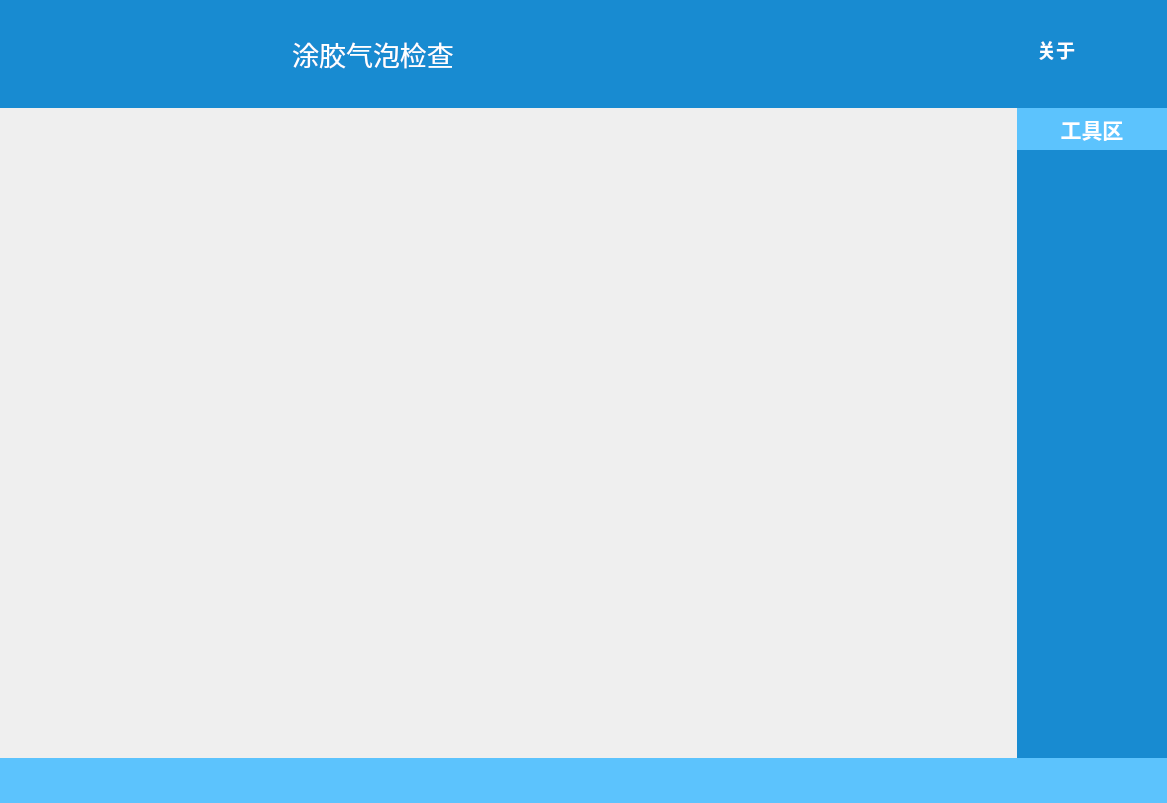
<?xml version="1.0" encoding="UTF-8"?>
<ui version="4.0">
 <class>MainStation_lunzhuan</class>
 <widget class="QWidget" name="MainStation_lunzhuan">
  <property name="geometry">
   <rect>
    <x>0</x>
    <y>0</y>
    <width>1167</width>
    <height>803</height>
   </rect>
  </property>
  <property name="sizePolicy">
   <sizepolicy hsizetype="Ignored" vsizetype="Ignored">
    <horstretch>0</horstretch>
    <verstretch>0</verstretch>
   </sizepolicy>
  </property>
  <property name="minimumSize">
   <size>
    <width>0</width>
    <height>0</height>
   </size>
  </property>
  <property name="windowTitle">
   <string>Form</string>
  </property>
  <layout class="QHBoxLayout" name="horizontalLayout_3">
   <property name="spacing">
    <number>0</number>
   </property>
   <property name="sizeConstraint">
    <enum>QLayout::SetDefaultConstraint</enum>
   </property>
   <property name="margin">
    <number>0</number>
   </property>
   <item>
    <widget class="QWidget" name="widget_2" native="true">
     <layout class="QVBoxLayout" name="verticalLayout">
      <property name="spacing">
       <number>0</number>
      </property>
      <property name="margin">
       <number>0</number>
      </property>
      <item>
       <widget class="QWidget" name="widget_top" native="true">
        <property name="styleSheet">
         <string notr="true">QWidget#widget_top
{background-color:#188bd1;}</string>
        </property>
        <layout class="QHBoxLayout" name="horizontalLayout_4">
         <item>
          <widget class="QWidget" name="widget_company" native="true">
           <property name="sizePolicy">
            <sizepolicy hsizetype="Minimum" vsizetype="Minimum">
             <horstretch>0</horstretch>
             <verstretch>0</verstretch>
            </sizepolicy>
           </property>
           <property name="minimumSize">
            <size>
             <width>80</width>
             <height>80</height>
            </size>
           </property>
           <property name="maximumSize">
            <size>
             <width>230</width>
             <height>200</height>
            </size>
           </property>
           <property name="styleSheet">
            <string notr="true"/>
           </property>
           <layout class="QHBoxLayout" name="horizontalLayout">
            <item>
             <widget class="QLabel" name="label_3">
              <property name="minimumSize">
               <size>
                <width>190</width>
                <height>0</height>
               </size>
              </property>
              <property name="styleSheet">
               <string notr="true">background-color:transparent;border:0px;

border-image: url(res/福万达.png);</string>
              </property>
              <property name="text">
               <string/>
              </property>
             </widget>
            </item>
           </layout>
          </widget>
         </item>
         <item>
          <widget class="QLabel" name="label_2">
           <property name="minimumSize">
            <size>
             <width>300</width>
             <height>0</height>
            </size>
           </property>
           <property name="font">
            <font>
             <family>华文中宋</family>
             <pointsize>20</pointsize>
            </font>
           </property>
           <property name="styleSheet">
            <string notr="true">color: rgb(255, 255, 255);</string>
           </property>
           <property name="text">
            <string>涂胶气泡检查</string>
           </property>
           <property name="alignment">
            <set>Qt::AlignCenter</set>
           </property>
          </widget>
         </item>
         <item>
          <widget class="QWidget" name="widget_5" native="true">
           <layout class="QHBoxLayout" name="horizontalLayout_2">
            <property name="spacing">
             <number>50</number>
            </property>
            <property name="margin">
             <number>0</number>
            </property>
            <item>
             <widget class="QPushButton" name="pbt_realtime">
              <property name="minimumSize">
               <size>
                <width>80</width>
                <height>90</height>
               </size>
              </property>
              <property name="maximumSize">
               <size>
                <width>80</width>
                <height>90</height>
               </size>
              </property>
              <property name="styleSheet">
               <string notr="true">QPushButton#pbt_realtime
{background-color:transparent;border:0px;
border-image: url(res/主界面.png)
}


QPushButton:hover#pbt_realtime
 {background-color:transparent;border:0px;
background-color:lightBlue ;
}

QPushButton:checked#pbt_realtime
 { 
background-color:lightBlue;border:0px;
border-image: url(res/mainpage_normal.png)

}

 
</string>
              </property>
              <property name="text">
               <string/>
              </property>
              <property name="checkable">
               <bool>true</bool>
              </property>
             </widget>
            </item>
            <item>
             <widget class="QPushButton" name="pbt_paramset">
              <property name="minimumSize">
               <size>
                <width>80</width>
                <height>90</height>
               </size>
              </property>
              <property name="maximumSize">
               <size>
                <width>80</width>
                <height>90</height>
               </size>
              </property>
              <property name="styleSheet">
               <string notr="true">QPushButton#pbt_paramset
{background-color:transparent;border:0px;
border-image: url(res/参数设置.png);
}


QPushButton:hover#pbt_paramset
 {background-color:transparent;border:0px;
background-color:lightBlue;
}

QPushButton:checked#pbt_paramset
 { 
background-color:lightBlue;border:0px;
border-image: url(res/参数设置.png);

}

 
</string>
              </property>
              <property name="text">
               <string/>
              </property>
              <property name="checkable">
               <bool>true</bool>
              </property>
             </widget>
            </item>
            <item>
             <widget class="QPushButton" name="pbt_logview">
              <property name="minimumSize">
               <size>
                <width>80</width>
                <height>90</height>
               </size>
              </property>
              <property name="maximumSize">
               <size>
                <width>80</width>
                <height>90</height>
               </size>
              </property>
              <property name="styleSheet">
               <string notr="true">QPushButton#pbt_logview
{background-color:transparent;border:0px;
border-image: url(res/日志记录.png);
}


QPushButton:hover#pbt_logview
 {background-color:transparent;border:0px;
background-color:lightBlue;
}

QPushButton:checked#pbt_logview
 { 
background-color:lightBlue;border:0px;
border-image: url(res/日志记录.png);
}

 
</string>
              </property>
              <property name="text">
               <string/>
              </property>
              <property name="checkable">
               <bool>true</bool>
              </property>
             </widget>
            </item>
           </layout>
          </widget>
         </item>
         <item>
          <spacer name="horizontalSpacer">
           <property name="orientation">
            <enum>Qt::Horizontal</enum>
           </property>
           <property name="sizeHint" stdset="0">
            <size>
             <width>40</width>
             <height>20</height>
            </size>
           </property>
          </spacer>
         </item>
         <item>
          <widget class="QWidget" name="widget" native="true">
           <layout class="QVBoxLayout" name="verticalLayout_5">
            <property name="leftMargin">
             <number>9</number>
            </property>
            <property name="topMargin">
             <number>0</number>
            </property>
            <property name="rightMargin">
             <number>0</number>
            </property>
            <item>
             <widget class="QWidget" name="widget_6" native="true">
              <property name="sizePolicy">
               <sizepolicy hsizetype="Fixed" vsizetype="Fixed">
                <horstretch>0</horstretch>
                <verstretch>0</verstretch>
               </sizepolicy>
              </property>
              <property name="minimumSize">
               <size>
                <width>0</width>
                <height>0</height>
               </size>
              </property>
              <property name="layoutDirection">
               <enum>Qt::LeftToRight</enum>
              </property>
              <layout class="QHBoxLayout" name="horizontalLayout_5">
               <property name="margin">
                <number>0</number>
               </property>
               <item>
                <widget class="QPushButton" name="ptb_help">
                 <property name="minimumSize">
                  <size>
                   <width>40</width>
                   <height>30</height>
                  </size>
                 </property>
                 <property name="maximumSize">
                  <size>
                   <width>40</width>
                   <height>30</height>
                  </size>
                 </property>
                 <property name="font">
                  <font>
                   <family>SimSun-ExtB</family>
                   <pointsize>14</pointsize>
                   <weight>75</weight>
                   <bold>true</bold>
                  </font>
                 </property>
                 <property name="toolTip">
                  <string>帮助</string>
                 </property>
                 <property name="styleSheet">
                  <string notr="true">QPushButton#ptb_help
{background-color:transparent;border:0px;
color: rgb(255, 255, 255);

}


QPushButton:hover#ptb_help
 {background-color:transparent;border:0px;
background-color:lightBlue;
}

QPushButton:checked#ptb_help
 { 
background-color:lightBlue;border:0px;

}
 
</string>
                 </property>
                 <property name="text">
                  <string>关于</string>
                 </property>
                 <property name="checkable">
                  <bool>false</bool>
                 </property>
                </widget>
               </item>
               <item>
                <widget class="QPushButton" name="pbt_minimize">
                 <property name="minimumSize">
                  <size>
                   <width>35</width>
                   <height>35</height>
                  </size>
                 </property>
                 <property name="maximumSize">
                  <size>
                   <width>35</width>
                   <height>35</height>
                  </size>
                 </property>
                 <property name="toolTip">
                  <string>最小化</string>
                 </property>
                 <property name="styleSheet">
                  <string notr="true">QPushButton#pbt_minimize
{background-color:transparent;border:0px;
border-image: url(res/最小化.png)
}


QPushButton:hover#pbt_minimize
 {background-color:transparent;border:0px;
background-color:lightBlue;
}

QPushButton:checked#pbt_minimize
 { 
background-color:lightBlue;border:0px;
border-image: url(res/最小化.png)

}

 
</string>
                 </property>
                 <property name="text">
                  <string/>
                 </property>
                 <property name="checkable">
                  <bool>false</bool>
                 </property>
                </widget>
               </item>
               <item>
                <widget class="QPushButton" name="pbt_quit">
                 <property name="minimumSize">
                  <size>
                   <width>35</width>
                   <height>35</height>
                  </size>
                 </property>
                 <property name="maximumSize">
                  <size>
                   <width>35</width>
                   <height>35</height>
                  </size>
                 </property>
                 <property name="toolTip">
                  <string>关闭</string>
                 </property>
                 <property name="styleSheet">
                  <string notr="true">QPushButton#pbt_quit
{background-color:transparent;border:0px;
border-image: url(res/关闭.png)
}


QPushButton:hover#pbt_quit
 {background-color:transparent;border:0px;
background-color:lightBlue;
}

QPushButton:checked#pbt_quit
 { 
background-color:lightBlue;border:0px;
border-image: url(res/关闭.png)

}

 
</string>
                 </property>
                 <property name="text">
                  <string/>
                 </property>
                 <property name="checkable">
                  <bool>false</bool>
                 </property>
                </widget>
               </item>
              </layout>
             </widget>
            </item>
           </layout>
          </widget>
         </item>
        </layout>
       </widget>
      </item>
      <item>
       <widget class="QWidget" name="widget_tool" native="true">
        <layout class="QHBoxLayout" name="horizontalLayout_6" stretch="10,1">
         <property name="spacing">
          <number>0</number>
         </property>
         <property name="margin">
          <number>0</number>
         </property>
         <item>
          <widget class="QStackedWidget" name="stackedWidget"/>
         </item>
         <item>
          <widget class="QWidget" name="widget_4" native="true">
           <property name="styleSheet">
            <string notr="true">background-color:#188bd1;</string>
           </property>
           <layout class="QVBoxLayout" name="verticalLayout_3">
            <property name="spacing">
             <number>0</number>
            </property>
            <property name="margin">
             <number>0</number>
            </property>
            <item>
             <widget class="QLabel" name="label">
              <property name="maximumSize">
               <size>
                <width>16777215</width>
                <height>42</height>
               </size>
              </property>
              <property name="font">
               <font>
                <family>华文仿宋</family>
                <pointsize>16</pointsize>
                <weight>75</weight>
                <bold>true</bold>
               </font>
              </property>
              <property name="styleSheet">
               <string notr="true">
background-color: rgb(92, 195, 253);
color: rgb(255, 255, 255);
</string>
              </property>
              <property name="text">
               <string>工具区</string>
              </property>
              <property name="alignment">
               <set>Qt::AlignCenter</set>
              </property>
             </widget>
            </item>
            <item>
             <widget class="QWidget" name="widget_3" native="true">
              <property name="sizePolicy">
               <sizepolicy hsizetype="Preferred" vsizetype="Preferred">
                <horstretch>0</horstretch>
                <verstretch>0</verstretch>
               </sizepolicy>
              </property>
              <property name="minimumSize">
               <size>
                <width>150</width>
                <height>0</height>
               </size>
              </property>
              <property name="maximumSize">
               <size>
                <width>150</width>
                <height>10000</height>
               </size>
              </property>
              <property name="font">
               <font>
                <kerning>false</kerning>
               </font>
              </property>
              <property name="layoutDirection">
               <enum>Qt::LeftToRight</enum>
              </property>
              <property name="autoFillBackground">
               <bool>false</bool>
              </property>
              <property name="styleSheet">
               <string notr="true">QWidget#widget_3
{background-color:#188bd1;}</string>
              </property>
              <layout class="QVBoxLayout" name="verticalLayout_2" stretch="0,0,0">
               <property name="spacing">
                <number>9</number>
               </property>
               <property name="leftMargin">
                <number>40</number>
               </property>
               <property name="topMargin">
                <number>0</number>
               </property>
               <item>
                <widget class="QPushButton" name="toolbtn_onlinerun">
                 <property name="sizePolicy">
                  <sizepolicy hsizetype="Fixed" vsizetype="Fixed">
                   <horstretch>0</horstretch>
                   <verstretch>0</verstretch>
                  </sizepolicy>
                 </property>
                 <property name="minimumSize">
                  <size>
                   <width>80</width>
                   <height>90</height>
                  </size>
                 </property>
                 <property name="maximumSize">
                  <size>
                   <width>75</width>
                   <height>80</height>
                  </size>
                 </property>
                 <property name="layoutDirection">
                  <enum>Qt::LeftToRight</enum>
                 </property>
                 <property name="styleSheet">
                  <string notr="true">QPushButton#toolbtn_onlinerun
{ border-image: url(res/开始检查.png); }  
QPushButton:hover#toolbtn_onlinerun
{ border-image: url(res/开始检查.png); 
} 
QPushButton:checked#toolbtn_onlinerun
 { border-image: url(res/停止检查.png); } 

QPushButton{background-color:transparent;border:0px;}

QPushButton:hover{background-color:white;border:0px;}

QPushButtons:pressed{background-color:white;border-style:insert;}</string>
                 </property>
                 <property name="text">
                  <string/>
                 </property>
                 <property name="checkable">
                  <bool>true</bool>
                 </property>
                 <property name="autoDefault">
                  <bool>false</bool>
                 </property>
                </widget>
               </item>
               <item>
                <widget class="QPushButton" name="toolbtn_offlinerun">
                 <property name="sizePolicy">
                  <sizepolicy hsizetype="Minimum" vsizetype="Fixed">
                   <horstretch>0</horstretch>
                   <verstretch>0</verstretch>
                  </sizepolicy>
                 </property>
                 <property name="minimumSize">
                  <size>
                   <width>80</width>
                   <height>90</height>
                  </size>
                 </property>
                 <property name="maximumSize">
                  <size>
                   <width>80</width>
                   <height>90</height>
                  </size>
                 </property>
                 <property name="styleSheet">
                  <string notr="true">QPushButton#toolbtn_offlinerun
{ border-image: url(res/开始模拟.png); }  
QPushButton:hover#toolbtn_offlinerun
{ border-image: url(res/开始模拟.png); 
} 
QPushButton:checked#toolbtn_offlinerun
 { border-image: url(res/停止检查.png); } 

QPushButton{background-color:transparent;border:0px;}

QPushButton:hover{background-color:white;border:0px;}

QPushButtons:pressed{background-color:white;border-style:insert;}</string>
                 </property>
                 <property name="text">
                  <string/>
                 </property>
                 <property name="checkable">
                  <bool>true</bool>
                 </property>
                </widget>
               </item>
               <item>
                <widget class="QPushButton" name="toolbtn_savebadimage">
                 <property name="enabled">
                  <bool>true</bool>
                 </property>
                 <property name="sizePolicy">
                  <sizepolicy hsizetype="Minimum" vsizetype="Maximum">
                   <horstretch>0</horstretch>
                   <verstretch>0</verstretch>
                  </sizepolicy>
                 </property>
                 <property name="minimumSize">
                  <size>
                   <width>80</width>
                   <height>90</height>
                  </size>
                 </property>
                 <property name="maximumSize">
                  <size>
                   <width>80</width>
                   <height>90</height>
                  </size>
                 </property>
                 <property name="styleSheet">
                  <string notr="true">QPushButton#toolbtn_savebadimage
{ border-image: url(res/保存数据.png); }  


QPushButton{background-color:transparent;border:0px;}

QPushButton:hover{background-color:white;border:0px;}

QPushButtons:pressed{background-color:white;border-style:insert;}</string>
                 </property>
                 <property name="text">
                  <string/>
                 </property>
                </widget>
               </item>
              </layout>
             </widget>
            </item>
           </layout>
          </widget>
         </item>
        </layout>
       </widget>
      </item>
      <item>
       <widget class="QWidget" name="labelwidget" native="true">
        <property name="minimumSize">
         <size>
          <width>0</width>
          <height>45</height>
         </size>
        </property>
        <property name="maximumSize">
         <size>
          <width>16777215</width>
          <height>45</height>
         </size>
        </property>
        <property name="styleSheet">
         <string notr="true">QWidget#labelwidget
{background-color: rgb(92, 195, 253);}</string>
        </property>
       </widget>
      </item>
     </layout>
     <zorder>widget_tool</zorder>
     <zorder>labelwidget</zorder>
     <zorder>widget_top</zorder>
    </widget>
   </item>
  </layout>
 </widget>
 <resources/>
 <connections/>
</ui>
